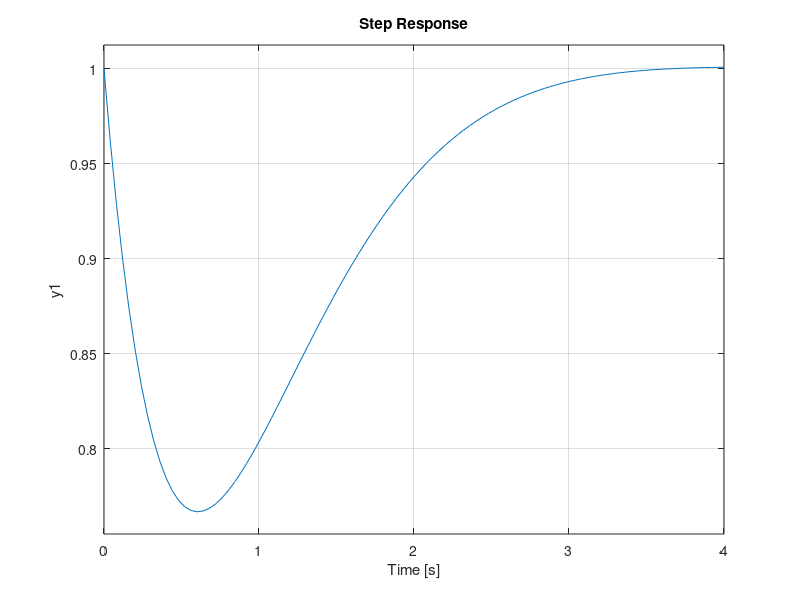

This chart was generated by the following MATLAB code:
clear;
close all;
clc;
Kp=0;
Ki=1;
Kd=0;
C=pid(Kp,Ki,Kd);
den=[1];
num=[1 2 3];
G=tf(num,den);
H=1;
T=feedback(G*C,H);
step(T)